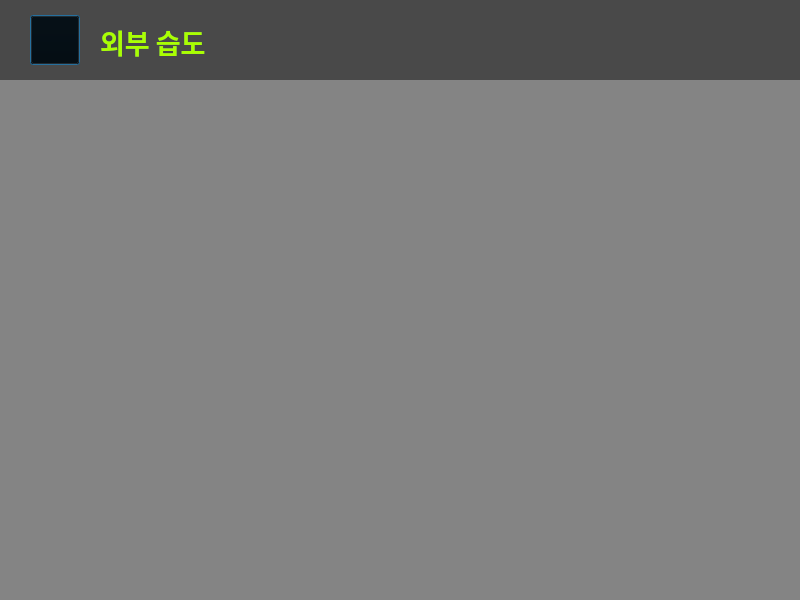
<?xml version="1.0" encoding="UTF-8"?>
<ui version="4.0">
 <class>Dialog</class>
 <widget class="QDialog" name="Dialog">
  <property name="geometry">
   <rect>
    <x>0</x>
    <y>0</y>
    <width>800</width>
    <height>600</height>
   </rect>
  </property>
  <property name="windowTitle">
   <string>Dialog</string>
  </property>
  <widget class="QLabel" name="label_1">
   <property name="geometry">
    <rect>
     <x>0</x>
     <y>0</y>
     <width>800</width>
     <height>600</height>
    </rect>
   </property>
   <property name="text">
    <string/>
   </property>
   <property name="pixmap">
    <pixmap>smart_farm.jpg</pixmap>
   </property>
   <property name="scaledContents">
    <bool>true</bool>
   </property>
   <property name="wordWrap">
    <bool>false</bool>
   </property>
  </widget>
  <widget class="QLabel" name="label_3">
   <property name="geometry">
    <rect>
     <x>0</x>
     <y>0</y>
     <width>801</width>
     <height>80</height>
    </rect>
   </property>
   <property name="styleSheet">
    <string notr="true">background-color:rgba(0, 0, 0, 0.45);</string>
   </property>
   <property name="text">
    <string/>
   </property>
  </widget>
  <widget class="QPushButton" name="pushButton">
   <property name="geometry">
    <rect>
     <x>30</x>
     <y>15</y>
     <width>50</width>
     <height>50</height>
    </rect>
   </property>
   <property name="styleSheet">
    <string notr="true">background-color:transparent;</string>
   </property>
   <property name="text">
    <string/>
   </property>
   <property name="icon">
    <iconset>
     <normaloff>back.png</normaloff>back.png</iconset>
   </property>
   <property name="iconSize">
    <size>
     <width>50</width>
     <height>50</height>
    </size>
   </property>
  </widget>
  <widget class="QLabel" name="label_2">
   <property name="geometry">
    <rect>
     <x>0</x>
     <y>0</y>
     <width>800</width>
     <height>600</height>
    </rect>
   </property>
   <property name="styleSheet">
    <string notr="true">background-color:rgba(0, 0, 0, 0.45);;</string>
   </property>
   <property name="text">
    <string/>
   </property>
  </widget>
  <widget class="QLabel" name="label_4">
   <property name="geometry">
    <rect>
     <x>100</x>
     <y>5</y>
     <width>200</width>
     <height>75</height>
    </rect>
   </property>
   <property name="font">
    <font>
     <family>휴먼편지체</family>
     <weight>75</weight>
     <bold>true</bold>
    </font>
   </property>
   <property name="text">
    <string>&lt;html&gt;&lt;head/&gt;&lt;body&gt;&lt;p&gt;&lt;span style=&quot; font-size:20pt; color:#aaff00;&quot;&gt;외부 습도&lt;/span&gt;&lt;/p&gt;&lt;/body&gt;&lt;/html&gt;</string>
   </property>
  </widget>
  <widget class="PlotWidget" name="outer_humi" native="true">
   <property name="geometry">
    <rect>
     <x>50</x>
     <y>100</y>
     <width>700</width>
     <height>480</height>
    </rect>
   </property>
  </widget>
  <zorder>label_1</zorder>
  <zorder>label_3</zorder>
  <zorder>label_2</zorder>
  <zorder>label_4</zorder>
  <zorder>outer_humi</zorder>
  <zorder>pushButton</zorder>
 </widget>
 <customwidgets>
  <customwidget>
   <class>PlotWidget</class>
   <extends>QWidget</extends>
   <header location="global">pyqtgraph.h</header>
   <container>1</container>
  </customwidget>
 </customwidgets>
 <resources/>
 <connections>
  <connection>
   <sender>pushButton</sender>
   <signal>clicked()</signal>
   <receiver>Dialog</receiver>
   <slot>btn_main()</slot>
   <hints>
    <hint type="sourcelabel">
     <x>53</x>
     <y>50</y>
    </hint>
    <hint type="destinationlabel">
     <x>85</x>
     <y>-86</y>
    </hint>
   </hints>
  </connection>
 </connections>
 <slots>
  <slot>btn_main()</slot>
 </slots>
</ui>
